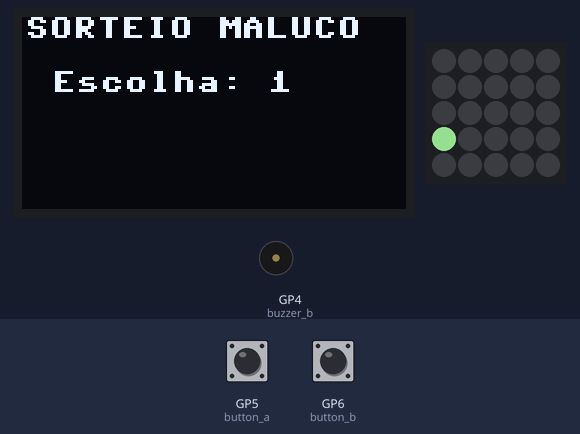
This program was run on a simulated Raspberry Pi Pico running MicroPython. Shown: 128×64 one-colour display, 5×5 RGB LED matrix, buzzer (waves = sounding). Inputs (shaded band) come from the test bench; at power-on: GP5 (button_a) HIGH, GP6 (button_b) HIGH. Dim RGB values are drawn brighter than linear; random numbers come from a fixed seed; the 25 LEDs are laid out as on the BitDogLab board (LED 0 bottom right, every second row reversed).

Above: at 1.2 s.
1.3 s: GP5 (button_a) pulled LOW for 0.15 s
At 1.9 s:
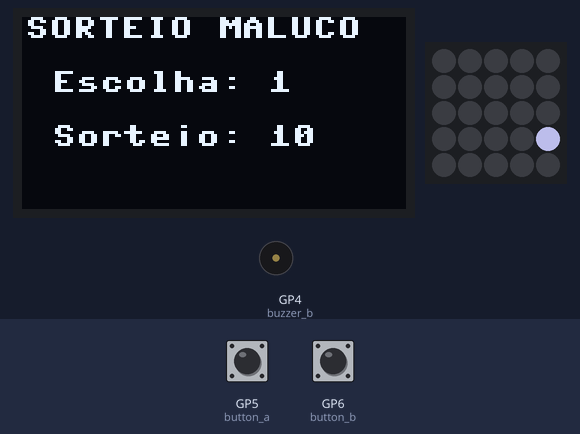
4.4 s: GP5 (button_a) pulled LOW for 1 s
At 5.2 s:
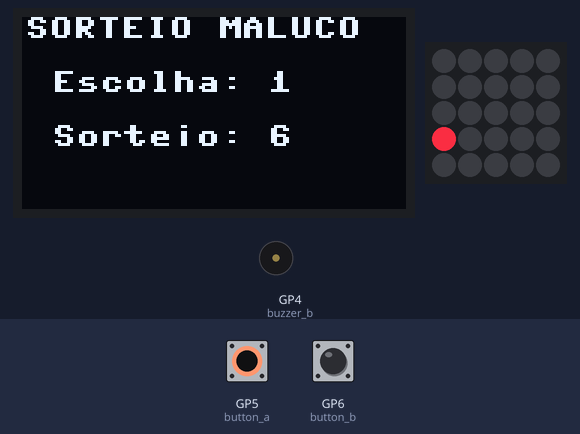
6.0 s: GP6 (button_b) pulled LOW for 3.2 s
At 9.28 s:
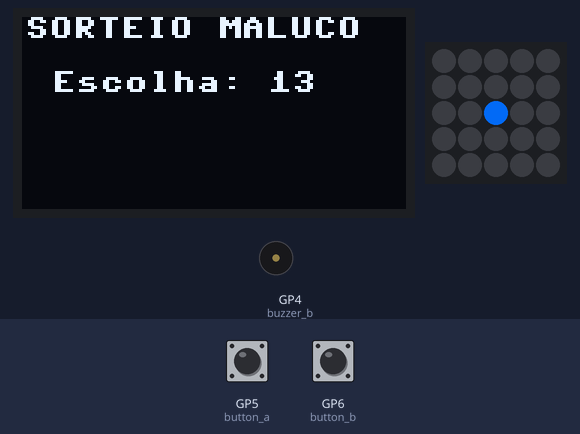
9.8 s: GP5 (button_a) pulled LOW for 3.2 s
At 13.7 s:
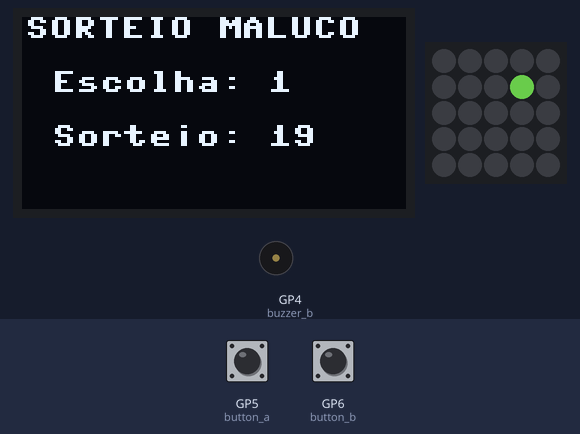
16.0 s: GP5 (button_a) pulled LOW for 0.15 s
At 16.5 s:
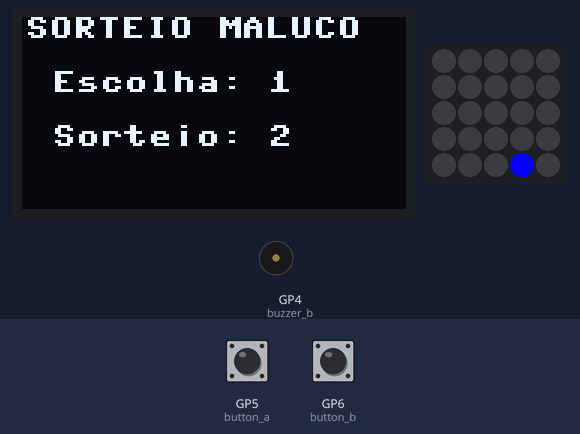
19.1 s: GP6 (button_b) pulled LOW for 1 s
At 20.26 s:
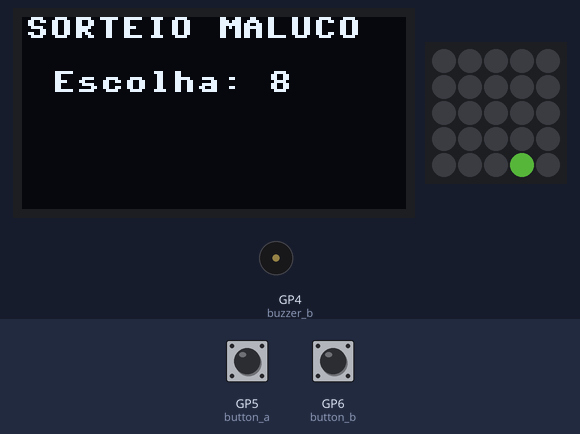
Timing chart, 0 to 21.7 s (numbered marks = the images above; inputs shaded):
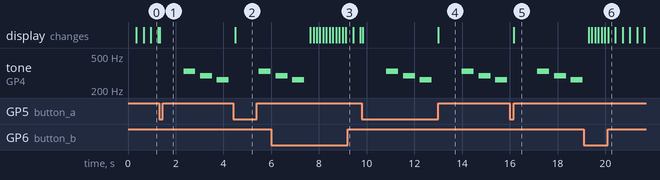

Measured:
- after the input at 1.3 s, tone on GP4 (buzzer_b): plays 330 Hz for 0.50 s, 294 Hz for 0.50 s, 262 Hz for 0.50 s, starting after 1.0 s
- after the input at 4.4 s, tone on GP4 (buzzer_b): silent → 330 Hz after 1.1 s, → silent 0.50 s later
- after the input at 9.8 s, tone on GP4 (buzzer_b): plays 330 Hz for 0.50 s, 294 Hz for 0.50 s, 262 Hz for 0.50 s, 330 Hz for 0.50 s, 294 Hz for 0.50 s, 262 Hz for 0.50 s, starting after 1.0 s
- after the input at 16.0 s, tone on GP4 (buzzer_b): plays 330 Hz for 0.50 s, 294 Hz for 0.50 s, 262 Hz for 0.50 s, starting after 1.2 s

The program:

v1a_sORTEIO_mALUCO.py
```python
from machine import I2C, Pin, PWM
import ssd1306
import neopixel
import time
import random

# Configuração do OLED
i2c = I2C(1, sda=Pin(14), scl=Pin(15))
oled = ssd1306.SSD1306_I2C(128, 64, i2c)

# Configuração dos Neopixels
np = neopixel.NeoPixel(Pin(7), 25)

def random_neopixel_blink():
    led_num = random.randint(0, 24)
    np.fill((0, 0, 0))
    np[led_num] = random_rgb()
    np.write()
    return led_num + 1  # Adiciona 1 para começar a contagem em 1

def random_rgb():
    return (random.randint(0, 255), random.randint(0, 255), random.randint(0, 255))

# Número sequencial escolhido pelo usuário
user_number = 1

def display_numbers(user_num, random_num=None):
    oled.fill(0)
    oled.text("SORTEIO MALUCO", 1, 0)
    oled.text("Escolha: " + str(user_num), 10, 18)
    if random_num:
        oled.text("Sorteio: " + str(random_num), 10, 36)
    oled.show()

# Configuração dos Buzzers e músicas
buzzer_a = PWM(Pin(21))
buzzer_b = PWM(Pin(4))

def play_happy_song():
    melody = [(262, 500), (294, 500), (330, 500)]
    play_melody(melody)

def play_sad_song():
    melody = [(330, 500), (294, 500), (262, 500)]
    play_melody(melody)

def play_melody(melody):
    for note in melody:
        buzzer_a.freq(note[0])
        buzzer_b.freq(note[0])
        buzzer_a.duty_u16(1000)
        buzzer_b.duty_u16(1000)
        time.sleep_ms(note[1])
        buzzer_a.duty_u16(0)
        buzzer_b.duty_u16(0)
        time.sleep_ms(200)

# Configuração dos botões
button_a = Pin(5, Pin.IN, Pin.PULL_UP)
button_b = Pin(6, Pin.IN, Pin.PULL_UP)


# Início do Programa
display_numbers(user_number)

while True:
    led_num = random_neopixel_blink()
    time.sleep(0.01)

    if not button_a.value():
        display_numbers(user_number, led_num)
        time.sleep(1)  # Mostra os números por um segundo
        if user_number == led_num:
            play_happy_song()
        else:
            play_sad_song()
            user_number = 1  # Reinicia a contagem
            display_numbers(user_number)

    if not button_b.value():
        user_number += 1
        if user_number > 25:  # Se o user_number exceder 25, redefina para 1
            user_number = 1
        display_numbers(user_number)
        time.sleep(0.1)  # Evita que o botão seja lido várias vezes
```
